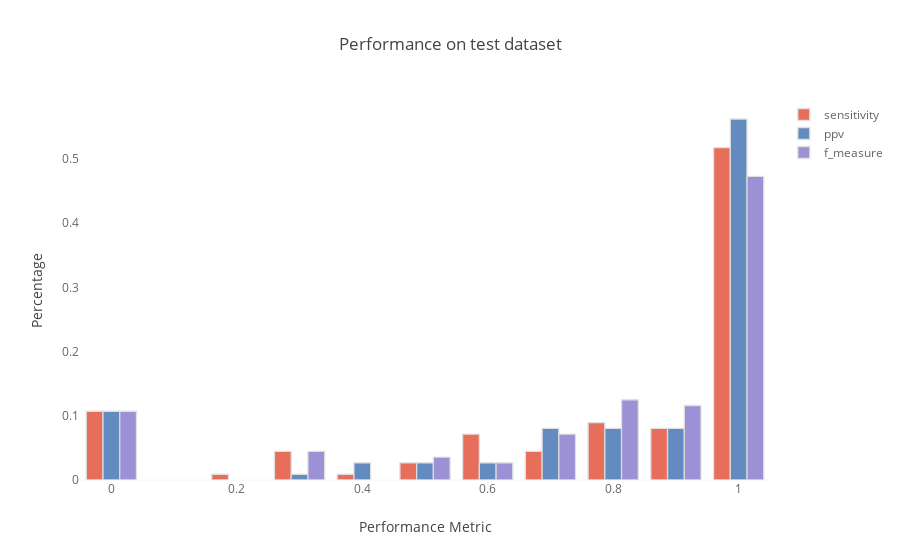

The notebook cell this image was saved under:
### Code cell
iplot(fig)

### Figure 1 — Plotly figure (JSON) as saved in the notebook; plotly's stock layout.template omitted (floating-point values rounded to 4 significant figures)
{"data": [{"histfunc": "count", "histnorm": "probability", "marker": {"color": "rgba(226, 74, 51, 1.0)", "line": {"color": "#D9D9D9", "width": 1.3}}, "name": "sensitivity", "nbinsx": 20, "opacity": 0.8, "orientation": "v", "type": "histogram", "uid": "a4077768-e29a-419e-8925-398ccf186ed6", "x": [1, 1, 1, 0.5, 1, 1, 0.4815, 0.4643, 1, 0.6, 1, 1, 1, 0.8125, 1, 0.2857, 0.8333, 1, 1, 1, 0.5556, 1, 0.625, 1, 0.2778, 0, 1, 1, 0.75, 0, 1, 1, 1, 1, 1, 0.3, 0.2857, 0.6, 0.6667, 0.75, 1, 1, 1, 1, 0.9091, 0.6667, 1, 1, 0.3333, 0, 0, 0.625, 0, 1, 1, 0, 1, 1, 1, 1, 1, 0, 1, 0, 1, 0.9615, 0.8571, 0.75, 0.9091, 0.9091, 1, 0.5556, 0.7143, 1, 0, 1, 0.6, 1, 0.7273, 0.9167, 0.8, 0.9091, 1, 1, 0.6364, 0, 0, 1, 1, 0.8571, 1, 1, 1, 1, 0, 0.1875, 1, 0.8125, 0.875, 1, 0.8571, 1, 1, 0.4, 1, 1, 0.75, 0.75, 1, 0.6667, 0.8, 1]}, {"histfunc": "count", "histnorm": "probability", "marker": {"color": "rgba(62, 111, 176, 1.0)", "line": {"color": "#D9D9D9", "width": 1.3}}, "name": "ppv", "nbinsx": 20, "opacity": 0.8, "orientation": "v", "type": "histogram", "uid": "6025ae62-0d5b-4c60-af0f-37f6d765d249", "x": [1, 0.8, 1, 0.75, 1, 1, 0.5417, 0.5417, 1, 1, 1, 1, 1, 0.7647, 0.8571, 0.2857, 0.7143, 1, 0.8571, 1, 1, 1, 1, 1, 0.4167, 0, 1, 1, 0.8182, 0, 1, 1, 0.9524, 1, 0.5, 0.375, 0.375, 0.6667, 0.6667, 0.8333, 0.7, 1, 0.9, 1, 1, 0.7692, 1, 1, 1, 0, 0, 1, 0, 1, 1, 0, 0.8333, 1, 1, 1, 0.9444, 0, 1, 0, 1, 0.9615, 0.75, 0.75, 1, 0.8696, 1, 1, 1, 1, 0, 1, 1, 1, 0.7273, 1, 0.7273, 1, 1, 1, 0.5833, 0, 0, 1, 1, 1, 1, 0.9286, 1, 1, 0, 0.6, 1, 0.9286, 1, 0.8571, 0.8571, 1, 1, 0.5714, 1, 1, 1, 1, 1, 0.6667, 0.6667, 0.6667]}, {"histfunc": "count", "histnorm": "probability", "marker": {"color": "rgba(132, 118, 202, 1.0)", "line": {"color": "#D9D9D9", "width": 1.3}}, "name": "f_measure", "nbinsx": 20, "opacity": 0.8, "orientation": "v", "type": "histogram", "uid": "7cb18a62-d68b-4283-a82d-cf41639cf865", "x": [1, 0.8889, 1, 0.6, 1, 1, 0.5098, 0.5, 1, 0.75, 1, 1, 1, 0.7879, 0.9231, 0.2857, 0.7692, 1, 0.9231, 1, 0.7143, 1, 0.7692, 1, 0.3333, 0, 1, 1, 0.7826, 0, 1, 1, 0.9756, 1, 0.6667, 0.3333, 0.3243, 0.6316, 0.6667, 0.7895, 0.8235, 1, 0.9474, 1, 0.9524, 0.7143, 1, 1, 0.5, 0, 0, 0.7692, 0, 1, 1, 0, 0.9091, 1, 1, 1, 0.9714, 0, 1, 0, 1, 0.9615, 0.8, 0.75, 0.9524, 0.8889, 1, 0.7143, 0.8333, 1, 0, 1, 0.75, 1, 0.7273, 0.9565, 0.7619, 0.9524, 1, 1, 0.6087, 0, 0, 1, 1, 0.9231, 1, 0.963, 1, 1, 0, 0.2857, 1, 0.8667, 0.9333, 0.9231, 0.8571, 1, 1, 0.4706, 1, 1, 0.8571, 0.8571, 1, 0.6667, 0.7273, 0.8]}], "layout": {"barmode": "group", "legend": {"bgcolor": "#FFFFFF", "font": {"color": "#666666"}}, "paper_bgcolor": "rgba(0,0,0,0)", "plot_bgcolor": "rgba(0,0,0,0)", "title": {"text": "Performance on test dataset"}, "xaxis": {"gridcolor": "#F6F6F6", "showgrid": false, "tickfont": {"color": "#666666"}, "title": {"text": "Performance Metric"}, "zeroline": false, "zerolinecolor": "#F6F6F6"}, "yaxis": {"gridcolor": "#F6F6F6", "showgrid": false, "tickfont": {"color": "#666666"}, "title": {"text": "Percentage"}, "zerolinecolor": "#F6F6F6"}}}
